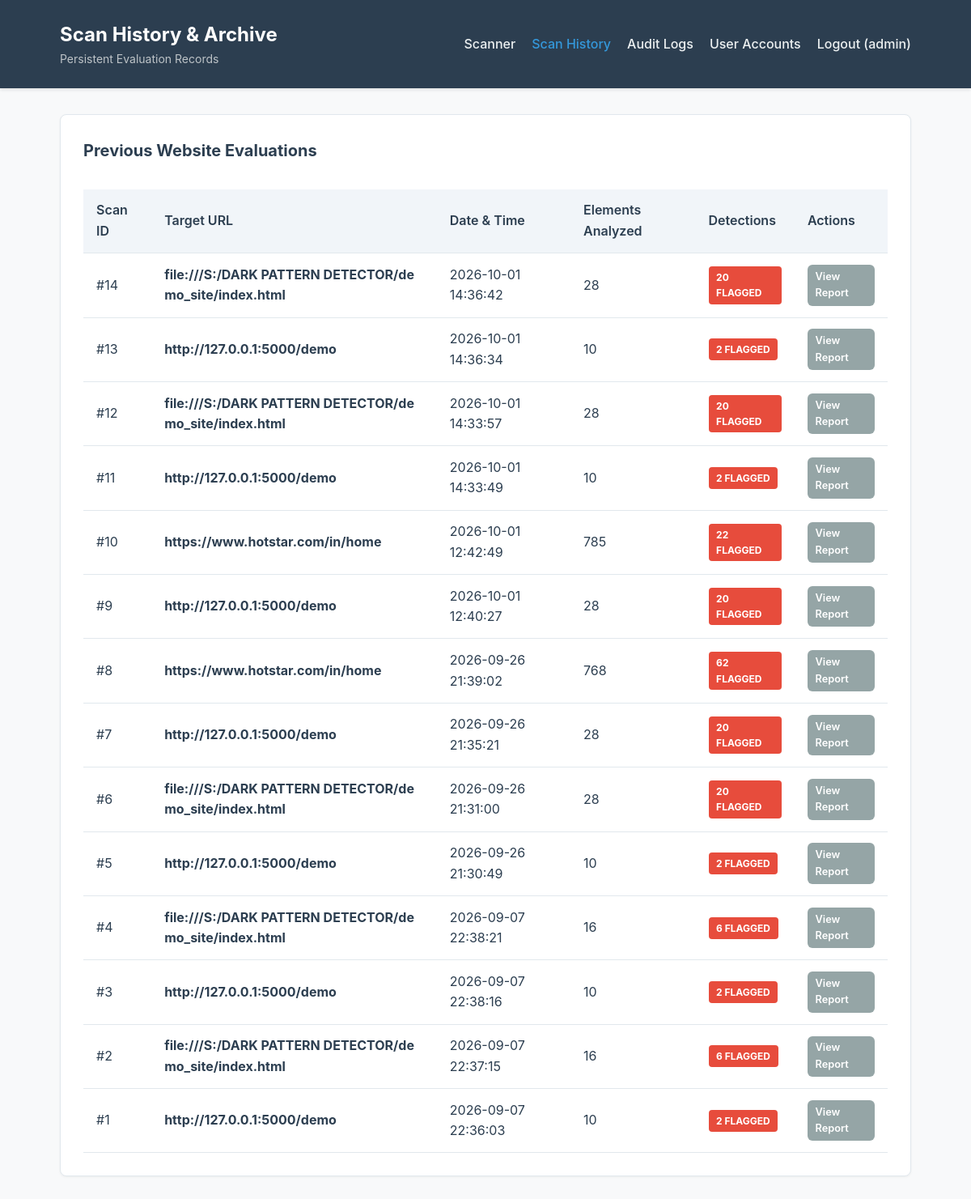
Screenshot of /history (signed in) with the database file from the repository.
### tables this page shows
CREATE TABLE scans (
                id INTEGER PRIMARY KEY AUTOINCREMENT,
                url TEXT NOT NULL,
                scan_date TEXT NOT NULL,
                total_elements INTEGER NOT NULL DEFAULT 0,
                total_detections INTEGER NOT NULL DEFAULT 0
            );

### app.py (the view)
@app.route("/history")
def history():
    scans = db_manager.get_all_scans()
    return render_template("history.html", scans=scans)

### database/db.py (called while the page is built, shortened)
    def _get_sqlite_connection(self):
        os.makedirs(os.path.dirname(self.sqlite_db_path), exist_ok=True)
        conn = sqlite3.connect(self.sqlite_db_path)
        conn.row_factory = sqlite3.Row
        return conn

    def get_all_scans(self):
        conn = self._get_sqlite_connection()
        cursor = conn.cursor()
        cursor.execute("SELECT * FROM scans ORDER BY id DESC")
        scans = [dict(r) for r in cursor.fetchall()]
        conn.close()
        return scans

### templates/history.html (shortened to what this page needs)
<!DOCTYPE html>
<html lang="en">
<head>
    <link rel="stylesheet" href="{{ url_for('static', filename='css/style.css') }}">
</head>
<body>
    <header class="header">
        <div class="header-container">
            <div class="header-title">
                <h1>Scan History & Archive</h1>
                <p>Persistent Evaluation Records</p>
            </div>
            <nav class="nav-links">
                <a href="{{ url_for('index') }}">Scanner</a>
                <a href="{{ url_for('history') }}" class="active">Scan History</a>
                {% if session.get('role') == 'ADMIN' %}
                    <a href="{{ url_for('admin_audit_logs') }}">Audit Logs</a>
                    <a href="{{ url_for('admin_users') }}">User Accounts</a>
                {% endif %}
                {% if session.get('user_id') %}
                    <a href="{{ url_for('logout') }}">Logout ({{ session.get('username') }})</a>
                {% else %}
                    <a href="{{ url_for('login') }}">Login</a>
                {% endif %}
            </nav>
        </div>
    </header>
    <main class="container">
        <section class="card">
            <h3 class="card-title">Previous Website Evaluations</h3>
            {% if scans %}
            <div class="table-responsive">
                <table class="data-table">
                    <thead>
                        <tr>
                            <th>Scan ID</th>
                            <th>Target URL</th>
                            <th>Date & Time</th>
                            <th>Elements Analyzed</th>
                            <th>Detections</th>
                            <th>Actions</th>
                        </tr>
                    </thead>
                    <tbody>
                        {% for s in scans %}
                        <tr>
                            <td>#{{ s.id }}</td>
                            <td><strong style="word-break: break-all;">{{ s.url }}</strong></td>
                            <td>{{ s.scan_date }}</td>
                            <td>{{ s.total_elements }}</td>
                            <td>
                                <span class="badge {% if s.total_detections > 0 %}badge-high{% else %}badge-ml{% endif %}">
                                    {{ s.total_detections }} Flagged
                                </span>
                            </td>
                            <td>
                                <a href="{{ url_for('view_results', scan_id=s.id) }}" class="btn btn-secondary" style="padding: 0.3rem 0.6rem; font-size: 0.8rem; text-decoration: none;">
                                    View Report
                                </a>
                            </td>
                        </tr>
                        {% endfor %}
                    </tbody>
                </table>
            </div>
            {% else %}
            <div class="alert alert-info" style="margin-top: 1rem;">
                No historical scans available. Run a scan from the main dashboard to generate report records.
            </div>
            {% endif %}
        </section>
    </main>
</body>
</html>

### static/css/style.css (style rules this page uses)
:root { --primary-color: #2c3e50; --secondary-color: #3498db; --accent-color: #e74c3c; --bg-color: #f8f9fa; --card-bg: #ffffff; --text-color: #2c3e50; --text-muted: #7f8c8d; --border-color: #e1e8ed; --severity-high: #e74c3c; --severity-medium: #f39c12; --severity-low: #3498db; --source-rule: #8e44ad; --source-ml: #27ae60; --source-hybrid: #d35400; }
* { box-sizing: border-box; margin: 0; padding: 0; }
body { font-family: -apple-system, BlinkMacSystemFont, "Segoe UI", Roboto, Helvetica, Arial, sans-serif; background-color: var(--bg-color); color: var(--text-color); line-height: 1.6; }
.header { background-color: var(--primary-color); color: #ffffff; padding: 1.5rem 0; box-shadow: 0 2px 4px rgba(0,0,0,0.1); }
.header-container { max-width: 1100px; margin: 0 auto; padding: 0 1.5rem; display: flex; justify-content: space-between; align-items: center; }
.header-title h1 { font-size: 1.5rem; font-weight: 700; }
.header-title p { font-size: 0.875rem; color: #bdc3c7; }
.nav-links { display: flex; gap: 1.25rem; }
.nav-links a { color: #ecf0f1; text-decoration: none; font-weight: 500; transition: color 0.2s; }
.nav-links a:hover, .nav-links a.active { color: var(--secondary-color); }
.container { max-width: 1100px; margin: 2rem auto; padding: 0 1.5rem; }
.card { background: var(--card-bg); border: 1px solid var(--border-color); border-radius: 8px; padding: 1.75rem; margin-bottom: 1.5rem; box-shadow: 0 1px 3px rgba(0,0,0,0.05); }
.card-title { font-size: 1.25rem; margin-bottom: 1rem; color: var(--primary-color); }
.btn { background-color: var(--secondary-color); color: #ffffff; padding: 0.75rem 1.5rem; border: none; border-radius: 6px; font-size: 1rem; font-weight: 600; cursor: pointer; text-decoration: none; display: inline-block; transition: background-color 0.2s; }
.btn-secondary { background-color: #95a5a6; }
.badge { display: inline-block; padding: 0.25rem 0.6rem; border-radius: 4px; font-size: 0.75rem; font-weight: 700; text-transform: uppercase; color: #ffffff; }
.badge-high { background-color: var(--severity-high); }
.table-responsive { overflow-x: auto; }
.data-table { width: 100%; border-collapse: collapse; margin-top: 1rem; }
.data-table th, .data-table td { padding: 0.85rem 1rem; text-align: left; border-bottom: 1px solid var(--border-color); }
.data-table th { background-color: #f1f5f9; font-weight: 600; color: var(--primary-color); }

### rows the page displays
scans: id "14", url "file:///S:/DARK PATTERN DETECTOR/demo_site/index.html", scan_date "2026-10-01 14:36:42", total_elements "28", total_detections "20"
scans: id "13", url "http://127.0.0.1:5000/demo", scan_date "2026-10-01 14:36:34", total_elements "10", total_detections "2"
scans: id "12", url "file:///S:/DARK PATTERN DETECTOR/demo_site/index.html", scan_date "2026-10-01 14:33:57", total_elements "28", total_detections "20"
scans: id "11", url "http://127.0.0.1:5000/demo", scan_date "2026-10-01 14:33:49", total_elements "10", total_detections "2"
scans: id "10", url "https://www.hotstar.com/in/home", scan_date "2026-10-01 12:42:49", total_elements "785", total_detections "22"
scans: id "9", url "http://127.0.0.1:5000/demo", scan_date "2026-10-01 12:40:27", total_elements "28", total_detections "20"
scans: id "8", url "https://www.hotstar.com/in/home", scan_date "2026-09-26 21:39:02", total_elements "768", total_detections "62"
scans: id "7", url "http://127.0.0.1:5000/demo", scan_date "2026-09-26 21:35:21", total_elements "28", total_detections "20"
scans: id "6", url "file:///S:/DARK PATTERN DETECTOR/demo_site/index.html", scan_date "2026-09-26 21:31:00", total_elements "28", total_detections "20"
scans: id "5", url "http://127.0.0.1:5000/demo", scan_date "2026-09-26 21:30:49", total_elements "10", total_detections "2"
scans: id "4", url "file:///S:/DARK PATTERN DETECTOR/demo_site/index.html", scan_date "2026-09-07 22:38:21", total_elements "16", total_detections "6"
scans: id "3", url "http://127.0.0.1:5000/demo", scan_date "2026-09-07 22:38:16", total_elements "10", total_detections "2"
scans: id "2", url "file:///S:/DARK PATTERN DETECTOR/demo_site/index.html", scan_date "2026-09-07 22:37:15", total_elements "16", total_detections "6"
scans: id "1", url "http://127.0.0.1:5000/demo", scan_date "2026-09-07 22:36:03", total_elements "10", total_detections "2"

### other values shown
{{ session.get('username') }} "admin"
